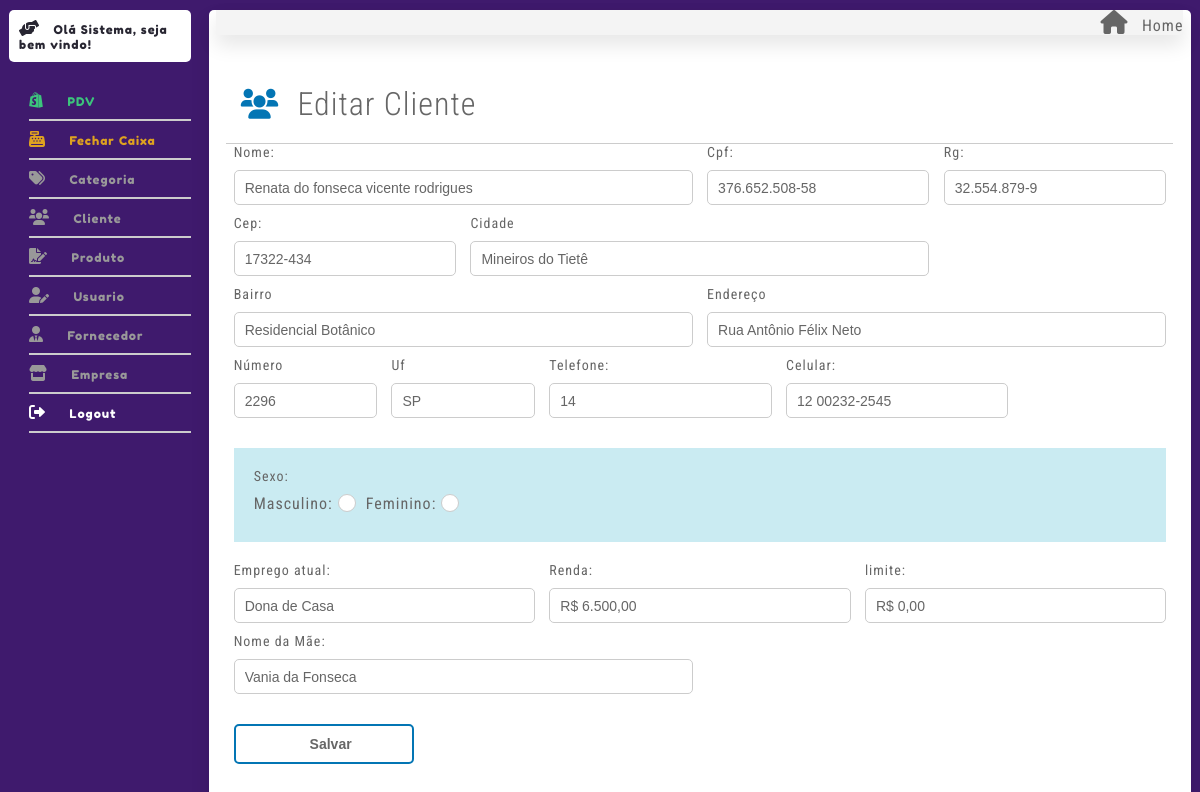
The page /index.php?controller=ClienteController&metodo=Index&id=2 (signed in) on the database its author committed.
### tables this page shows
CREATE TABLE `clientes` (
  `ID` int(11) NOT NULL,
  `CODIGO` varchar(6) NOT NULL,
  `NOME` varchar(255) DEFAULT NULL,
  `CPF` varchar(15) DEFAULT NULL,
  `RG` varchar(14) DEFAULT NULL,
  `CIDADE` varchar(40) DEFAULT NULL,
  `LOGRADOURO` varchar(80) DEFAULT NULL,
  `NUMERO` varchar(10) DEFAULT NULL,
  `BAIRRO` varchar(40) DEFAULT NULL,
  `CEP` varchar(40) DEFAULT NULL,
  `UF` varchar(2) DEFAULT NULL,
  `TELEFONE` double DEFAULT NULL,
  `CELULAR` varchar(14) DEFAULT NULL,
  `SEXO` enum('M','F') DEFAULT NULL,
  `ATIVO` enum('S','N') DEFAULT NULL,
  `NOMEMAE` varchar(100) DEFAULT NULL,
  `EMPREGOATUAL` varchar(100) DEFAULT NULL,
  `RENDA` double DEFAULT NULL,
  `LIMITE` double DEFAULT NULL
);

### src/Controllers/ClienteController.php (called while the page is built, shortened)
<?php
class ClienteController extends Notifications
{
    public  function Index()
    {
        $id = "";
        if ($_GET && isset($_GET['id'])) {
            $id = $_GET['id'];
            $obterUm = new ClienteDao();
            $return = $obterUm->ObterUm($id);
            require_once "Views/Painel/Index.php";
        }
        require_once "Views/Painel/Index.php";
    }
}

### src/index.php (called while the page is built, shortened)
<?php
if ($_GET) {
    $metodo = $_GET['metodo'];
    $entity = new $controllerClass();
    $entity->$metodo();
} else {
    require_once 'Controllers/BaseController.php';
    $start = new BaseController();
    $start->Login();
}

### src/Models/Contexto.php (called while the page is built, shortened)
<?php
class Contexto
{
    protected $banco;
    protected function __construct() {
        $inf = "mysql:host=localhost;dbname=ar3_pdv";
        try {
            $this->banco = new PDO($inf, "root", "",array(PDO::MYSQL_ATTR_INIT_COMMAND => "SET NAMES utf8"));
            $this->banco->setAttribute(PDO::ATTR_ERRMODE, PDO::ERRMODE_EXCEPTION);
        } catch (PDOException $e) {
            die($e->getMessage());
        }
    }
    protected function ObterTodos($tabela){
        $sql = "SELECT * FROM {$tabela} ORDER BY ID DESC";
        try{
            $p = $this->banco->prepare($sql);
            $ret = $p->execute();
            $this->banco = null;
            if(!$ret){
                echo "Erro ao buscar {$tabela}";
            }else{
                $retor = $p->fetchAll(PDO::FETCH_OBJ);
                return $retor;
            }
        }catch(PDOException $e){
           die($e->getMessage());
        }
    }
    protected function ObterPorId($tabela,$id){
        $sql = "SELECT * FROM {$tabela} WHERE ID = ?";
        try{
            $p = $this->banco->prepare($sql);
            $p->bindValue(1, $id);
            $ret = $p->execute();
            $this->banco = null;
            if(!$ret){
                echo "Erro ao buscar {$tabela}";
            }else{
                $retor = $p->fetchAll(PDO::FETCH_OBJ);
                return $retor;
            }
        }catch(PDOException $e){
           die($e->getMessage());
        }
    }
}

### src/Models/ClienteDao.php (called while the page is built, shortened)
<?php
class ClienteDao extends Contexto
{
    public function ObterUm($id)
    {
        return $this->ObterPorId('CLIENTES',$id);
    }
}
?>

### src/Configurations/Formater.php (called while the page is built, shortened)
<?php
class Formater
{
    public function converterMoeda($var){
        return number_format($var,2,',','.');
    }
}

### src/Views/Cliente/Index.php (the view, shortened to what this page needs)
<div class="form-cad bg-branco pd-10 box-12">
    <div class="box-12 flex justify-start limpar">
        <div class="box-8">
            <?php if (isset($id) && $id != '') {
                echo "<h1 class='fonte32 fonte-roboto fw-300 mg-b-2'><i class='fas fa-users fonte30 fnc-azul mg-r-1'></i> Editar Cliente</h1>";
            } else {
                echo "<h1 class='fonte32 fonte-roboto fw-300 mg-b-2'><i class='fas fa-users fonte30 fnc-azul mg-r-1'></i> Cadastrar Cliente</h1>";
            }
            ?>
        </div>
    </div>
    <div class="divider limpar"></div>
    <form action="" method="post" class="">
        <div class="box-6">
            <label>Nome:</label>
            <input type="text" name="nome" value="<?php if (isset($id) && $id != '') echo $return[0]->NOME; ?>" />
        </div>
        <div class="box-3">
            <label>Cpf:</label>
            <input type="text" name="cpf" onkeypress="formata_mascara(this, '###.###.###-##')" value="<?php if (isset($id) && $id != '') echo $return[0]->CPF; ?>" maxlength="14" />
        </div>
        <div class="box-3">
            <label>Rg:</label>
            <input type="text" name="rg" onkeypress="formata_mascara(this, '##.###.###-#')" value="<?php if (isset($id) && $id != '') echo $return[0]->RG; ?>" maxlength="13" />
        </div>
        <div class="box-3">
            <label>Cep:</label>
            <input type="text" name="cep" onkeypress="formata_mascara(this, '#####-###')" onblur="getDadosEnderecoPorCEP(this.value)" value="<?php if (isset($id) && $id != '') echo $return[0]->CEP; ?>" maxlength="9" />
        </div>
        <div class="box-6">
            <label>Cidade</label>
            <input type="text" name="cidade" id="cidade" value="<?php if (isset($id) && $id != '') echo $return[0]->CIDADE; ?>" />
        </div>
        <div class="box-6">
            <label>Bairro</label>
            <input type="text" name="bairro" id="bairro" value="<?php if (isset($id) && $id != '') echo $return[0]->BAIRRO; ?>" />
        </div>
        <div class="box-6">
            <label>Endereço</label>
            <input type="text" name="logradouro" id="endereco" value="<?php if (isset($id) && $id != '') echo $return[0]->LOGRADOURO; ?>" />
        </div>
        <div class="box-2">
            <label>Número</label>
            <input type="text" name="numero" value="<?php if (isset($id) && $id != '') echo $return[0]->NUMERO; ?>" />
        </div>
        <div class="box-2">
            <label>Uf</label>
            <input type="text" name="uf" id="uf" value="<?php if (isset($id) && $id != '') echo $return[0]->UF; ?>" />
        </div>
        <div class="box-3">
            <label>Telefone:</label>
            <input type="text" name="telefone" onkeypress="formata_mascara(this, '## ####-####')" value="<?php if (isset($id) && $id != '') echo $return[0]->TELEFONE; ?>" maxlength="12" />
        </div>
        <div class="box-3">
            <label>Celular:</label>
            <input type="text" name="celular" onkeypress="formata_mascara(this, '## #####-####')" value="<?php if (isset($id) && $id != '') echo $return[0]->CELULAR; ?>" maxlength="13" />
        </div>
        <div class="sexo box-12 mg-t-2 mg-b-2 bg-p5-sky pd-20">
            <label>Sexo: </label>
            <div class="flex">
                <?php if (isset($id) && $id != "") { ?>
                    <span class="fonte-poppin fonte16 fnc-preto espaco-letra"> Masculino: </span> <input type="radio" name="sexo" value="M" class="fnc-cinza" />
                    <span class="fonte-poppin fonte16 fnc-preto espaco-letra"> Feminino: </span> <input type="radio" name="sexo" value="F" class="fnc-cinza" />
                <?php } else { ?>
                    <span class="fonte-poppin fonte16 fnc-preto espaco-letra"> Masculino: </span> <input type="radio" name="sexo" value="M" class="fnc-cinza" />
                    <span class="fonte-poppin fonte16 fnc-preto espaco-letra"> Feminino: </span> <input type="radio" name="sexo" value="F" class="fnc-cinza" />
                <?php } ?>
            </div>
        </div>
        <div class="box-4">
            <label class="capitalize">Emprego atual:</label>
            <input type="text" name="empregoatual" value="<?php if (isset($id) && $id != '') echo $return[0]->EMPREGOATUAL; ?>" />
        </div>
        <div class="box-4">
            <label class="capitalize">Renda:</label>
            <input type="text" name="renda" value="<?php if (isset($id) && $id != '') echo 'R$ ' . $Formater->converterMoeda($return[0]->RENDA); ?>" />
        </div>
        <div class="box-4">
            <label class="capitalize">limite:</label>
            <input type="text" name="limite" value="<?php if (isset($id) && $id != '') echo 'R$ ' . $Formater->converterMoeda($return[0]->LIMITE); ?>" />
        </div>
        <div class="box-6">
            <label>Nome da Mãe:</label>
            <input type="text" name="nomemae" value="<?php if (isset($id) && $id != '') echo $return[0]->NOMEMAE; ?>" />
        </div>
        <div class="box-12 mg-b-2 mg-t-2    ">
            <input type="submit" value=" Salvar" class="btn btn-borda-azul" />
        </div>
    </form>
</div>

### rows shown on the page
clientes: nome "Renata do fonseca vicente rodrigues", cpf "376.652.508-58", rg "32.554.879-9", cep "17322-434", cidade "Mineiros do Tietê", bairro "Residencial Botânico", logradouro "Rua Antônio Félix Neto", numero "2296", uf "SP", telefone "14", celular "12 00232-2545", empregoatual "Dona de Casa", renda "R$ 6.500,00", limite "R$ 0,00", nomemae "Vania da Fonseca"

### other values the page prints
$_SESSION['nome'] "Sistema"
